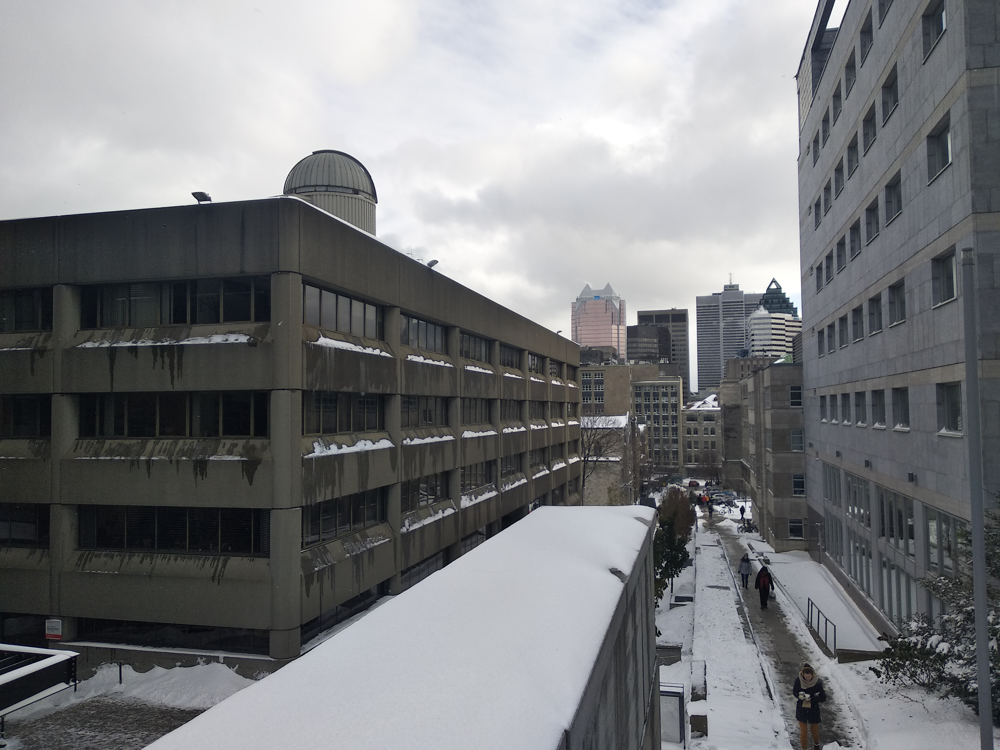
%> input picture trot3.png, 1000 x 750 px
$ octave question1.m   (GNU Octave 9; MATLAB toolbox functions it lacks are replaced by stand-ins)
%> lines starting %> are read from the running program, lines starting %| are printed output that depends on the picture
I = imread("trot3.png");
%> I is the input picture: size 750x1000x3 uint8; mean R, G, B 122.9, 124.4, 126.6
I = imcrop(I, [1, 1, 511, 511]);
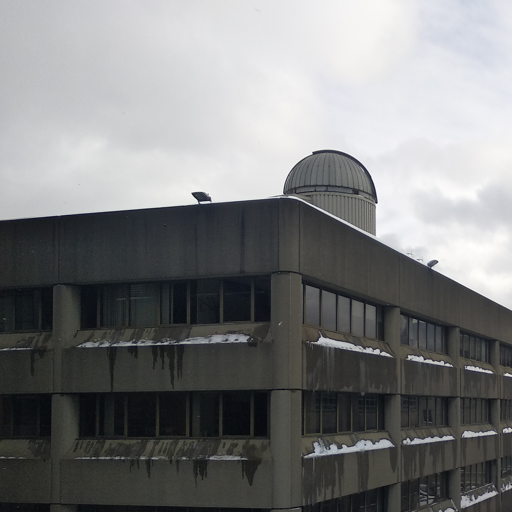
%> I: size 512x512x3 uint8; mean R, G, B 125.1, 126.1, 126.6
I_gray = single(rgb2gray(I));

I_new = I_gray;

G_P = cell(1, 7);
L_P = cell(1, 6);
filter = fspecial('gaussian', [11, 11], 1);
G_P{1} = conv2(I_gray, filter, 'same');
filter = fspecial('gaussian', [11, 11], 2);
for level = 2:7
    temp = conv2(G_P{level-1}, filter, 'same');
    G_P{level} = imresize(temp, 0.5);
    L_P{level-1} = G_P{level-1} - imresize(G_P{level}, 2);
end
%> this loop made 6 passes
%> pass 1, `temp = conv2(G_P{level-1}, filter, 'same');`:
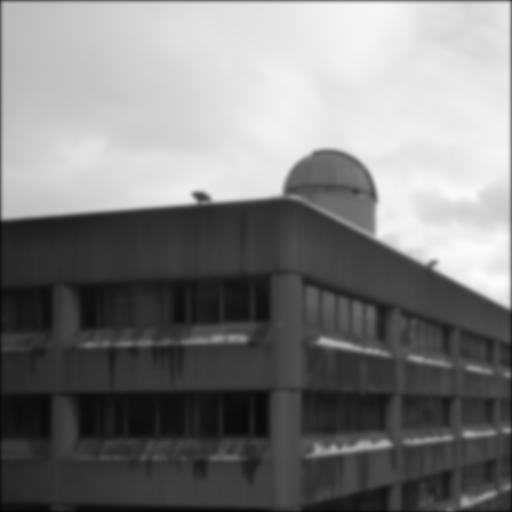
%> temp: size 512x512 single; min 4.96, max 252.6, mean 124.8
%> pass 2, `temp = conv2(G_P{level-1}, filter, 'same');`:
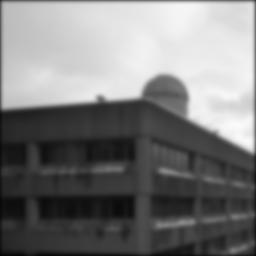
%> temp: size 256x256 single; min 4.72, max 250.3, mean 123.6
%> pass 3, `temp = conv2(G_P{level-1}, filter, 'same');`:
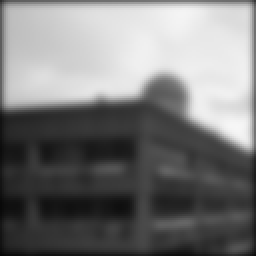
%> temp: size 128x128 single (shown 2 times larger); min 6.42, max 247, mean 121.3
%> after the loop, G_P = 7 items; L_P = 6 items
%> the run ends on the next line


%%now we are trying to find sift points in level 1, 2, 3 and 4 since we
%%only have 6 layers in total

%%
%find sift keypoints, plot them, and find the neighborhoods(batch) of them
%batch size is 17-by-17

subplot(1, 2, 1);
imshow(I);
hold on;
threshold = [25, 25, 25, 25, 25];
Keypoints = cell(1, 5000);
keypoint = [];
contrast = [];
SIFTvectors = [];
orientation = cell(1, 5000);
magnitude = cell(1, 5000);
weighted = cell(1, 5000);
original = cell(1, 5000);
num = 0; %number of keypoints

for level = (1 + 1):(5 + 1)
    Pre_level = imresize(L_P{level-1}, 1/2);
    if (level ~= 6)
        Next_level = imresize(L_P{level+1}, 2);
    end
    [m, n] = size(L_P{level});
    for i = 3:(m - 2)
        for j = 3:(n - 2)
            point = L_P{level}(i, j);
            pre_scale = Pre_level(i-1:i+1, j-1:j+1);
            pre_min = min(min(pre_scale));
            pre_max = max(max(pre_scale));
            if (level ~= 6)
                next_scale = Next_level(i-1:i+1, j-1:j+1);
                next_min = min(min(next_scale));
                next_max = max(max(next_scale));
            end
            cur_scale = L_P{level}(i - 1:i + 1, j - 1:j + 1);
            cur_min = min(min(cur_scale));
            cur_max = max(max(cur_scale));
            iffind = 0;
            if (level ~= 6)
                if (point == cur_max)
                    if (abs(point) > threshold(level-1) && point - next_max > 0 && point - pre_max > 0)
                        iffind = 1;
                        num = num + 1;
                        keypoint = [i, j, 2^(level - 1)];
                        Keypoints{num} = keypoint;
                        if (level == 2)
                            plot(j*2^(level - 1), i*2^(level - 1), "bo", 'MarkerSize', 4);
                        elseif (level == 3)
                            plot(j*2^(level - 1), i*2^(level - 1), "go", 'MarkerSize', 8);
                        elseif (level == 4)
                            plot(j*2^(level - 1), i*2^(level - 1), "yo", 'MarkerSize', 16);
                        else
                            plot(j*2^(level - 1), i*2^(level - 1), "mo", 'MarkerSize', 32);
                        end
                    end
                elseif (point == cur_min)
                    if (pre_min - point > 0 && next_min - point > 0 && abs(point) > threshold(level-1))
                        iffind = 1;
                        num = num + 1;
                        keypoint = [i, j, 2^(level - 1)];
                        Keypoints{num} = keypoint;
                        if (level == 2)
                            plot(j*2^(level - 1), i*2^(level - 1), "bo", 'MarkerSize', 4);
                        elseif (level == 3)
                            plot(j*2^(level - 1), i*2^(level - 1), "go", 'MarkerSize', 8);
                        elseif (level == 4)
                            plot(j*2^(level - 1), i*2^(level - 1), "yo", 'MarkerSize', 16);
                        else
                            plot(j*2^(level - 1), i*2^(level - 1), "mo", 'MarkerSize', 32);
                        end
                    end
                else
                    continue;
                end
            else
                if (point == cur_max)
                    if (point - pre_max > 0 && abs(point) > threshold(level-1))
                        iffind = 1;
                        num = num + 1;
                        keypoint = [i, j, 2^(level - 1)];
                        Keypoints{num} = keypoint;
                        plot(j*2^(level - 1), i*2^(level - 1), "ro", 'MarkerSize', 64);
                    end
                elseif (point == cur_min)
                    if (pre_min - point > 0 && abs(point) > threshold(level-1))
                        iffind = 1;
                        num = num + 1;
                        keypoint = [i, j, 2^(level - 1)];
                        Keypoints{num} = keypoint;
                        plot(j*2^(level - 1), i*2^(level - 1), "ro", 'MarkerSize', 64);
                    end
                else
                    continue;
                end
            end
            if (iffind == 1)
                [o, m, w, or] = Batches(keypoint, G_P{log2(keypoint(3))+1});

$ run again, with trot0.png copied over trot3.png
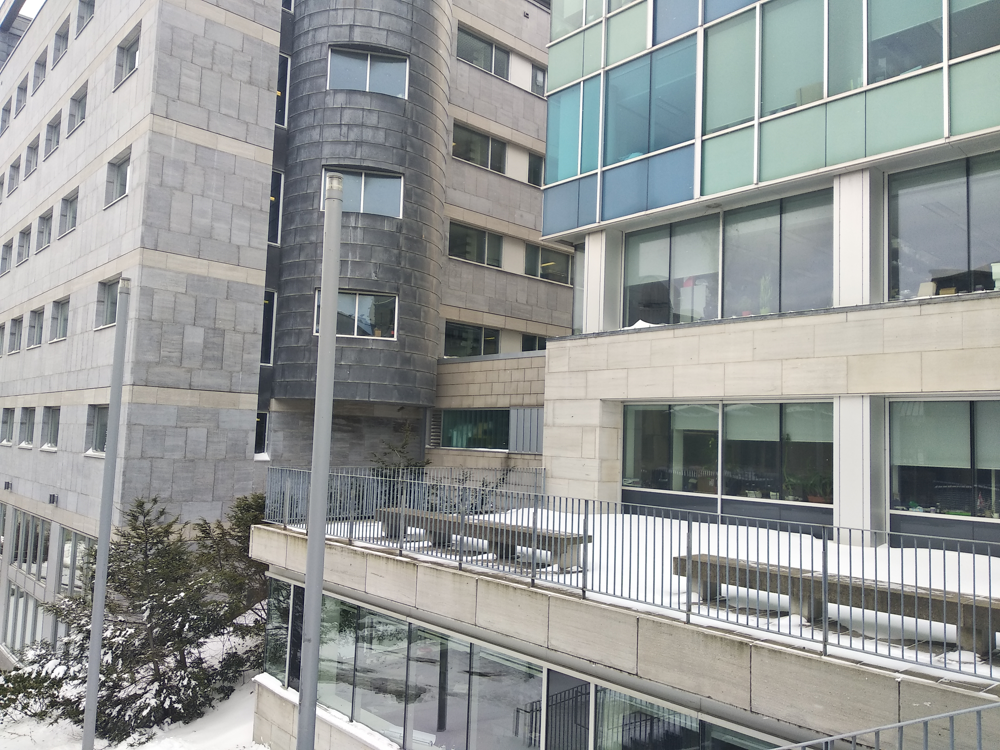
%> input picture trot0.png, 1000 x 750 px
%> I is the input picture: size 750x1000x3 uint8; mean R, G, B 149.2, 152.4, 151.1
%> I: size 512x512x3 uint8
%> the loop `for level = 2:7` made 6 passes
%> pass 3, `temp = conv2(G_P{level-1}, filter, 'same');`:
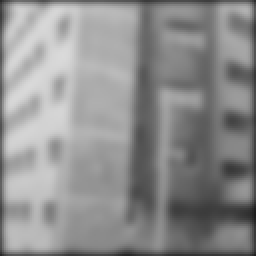
%> temp: size 128x128 single (shown 2 times larger); min 28.29, max 218.2, mean 142.5
%> after the loop `for level = 2:7`: G_P = 7 items; L_P = 6 items

$ run again, with trot1.png copied over trot3.png
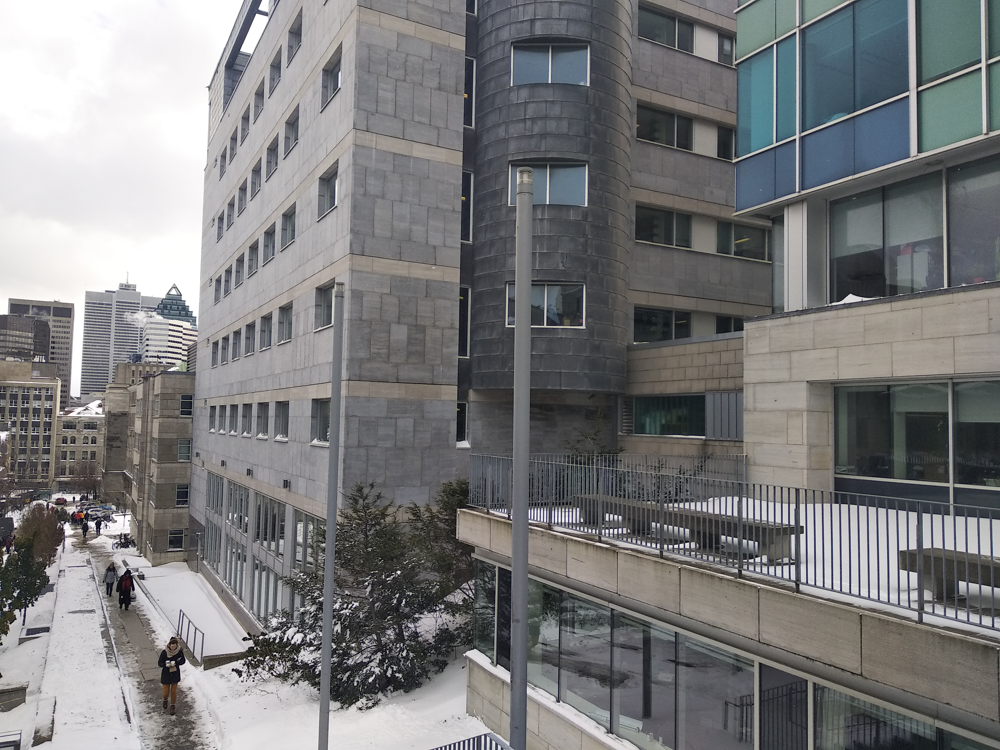
%> input picture trot1.png, 1000 x 750 px
%> I is the input picture: size 750x1000x3 uint8; mean R, G, B 123.3, 123.6, 124.6
%> I: size 512x512x3 uint8
%> the loop `for level = 2:7` made 6 passes
%> pass 3, `temp = conv2(G_P{level-1}, filter, 'same');`:
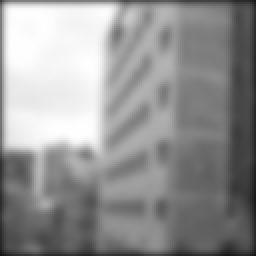
%> temp: size 128x128 single (shown 2 times larger); min 19.25, max 254.9, mean 147.9
%> after the loop `for level = 2:7`: G_P = 7 items; L_P = 6 items

$ run again, with trot2.png copied over trot3.png
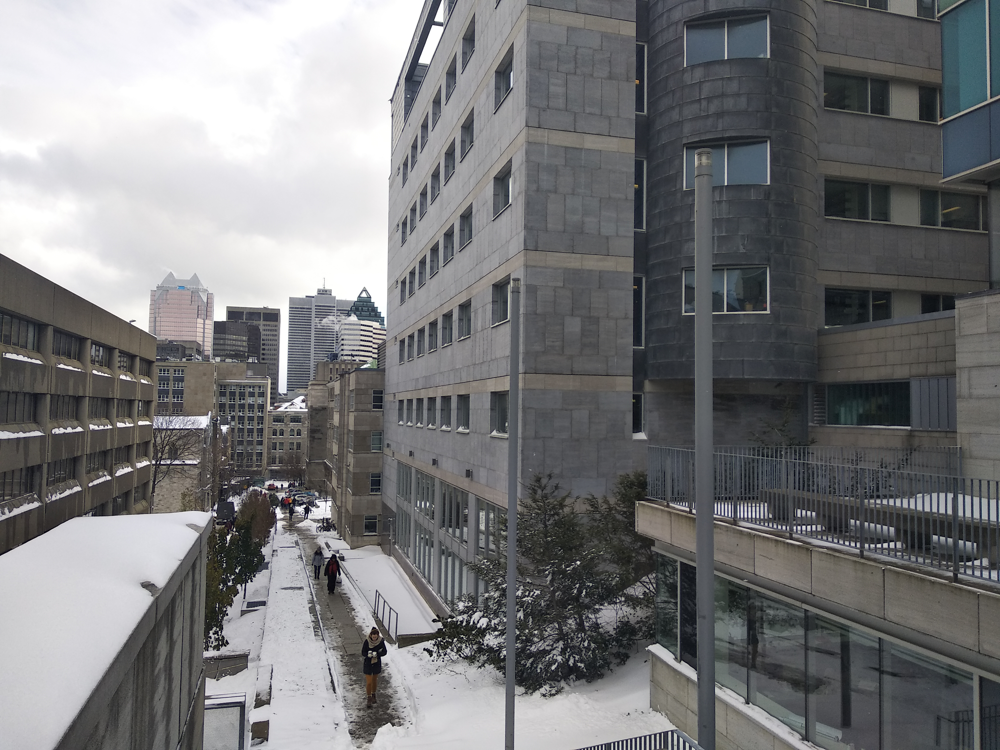
%> input picture trot2.png, 1000 x 750 px
%> I is the input picture: size 750x1000x3 uint8; mean R, G, B 120.4, 120.8, 122.3
%> `I = imcrop(I, [1, 1, 511, 511]);`:
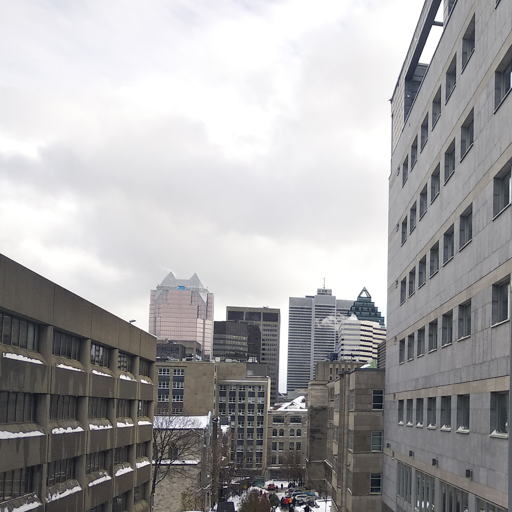
%> I: size 512x512x3 uint8; mean R, G, B 167.9, 166.7, 167.8
%> after the loop `for level = 2:7`: G_P = 7 items; L_P = 6 items
